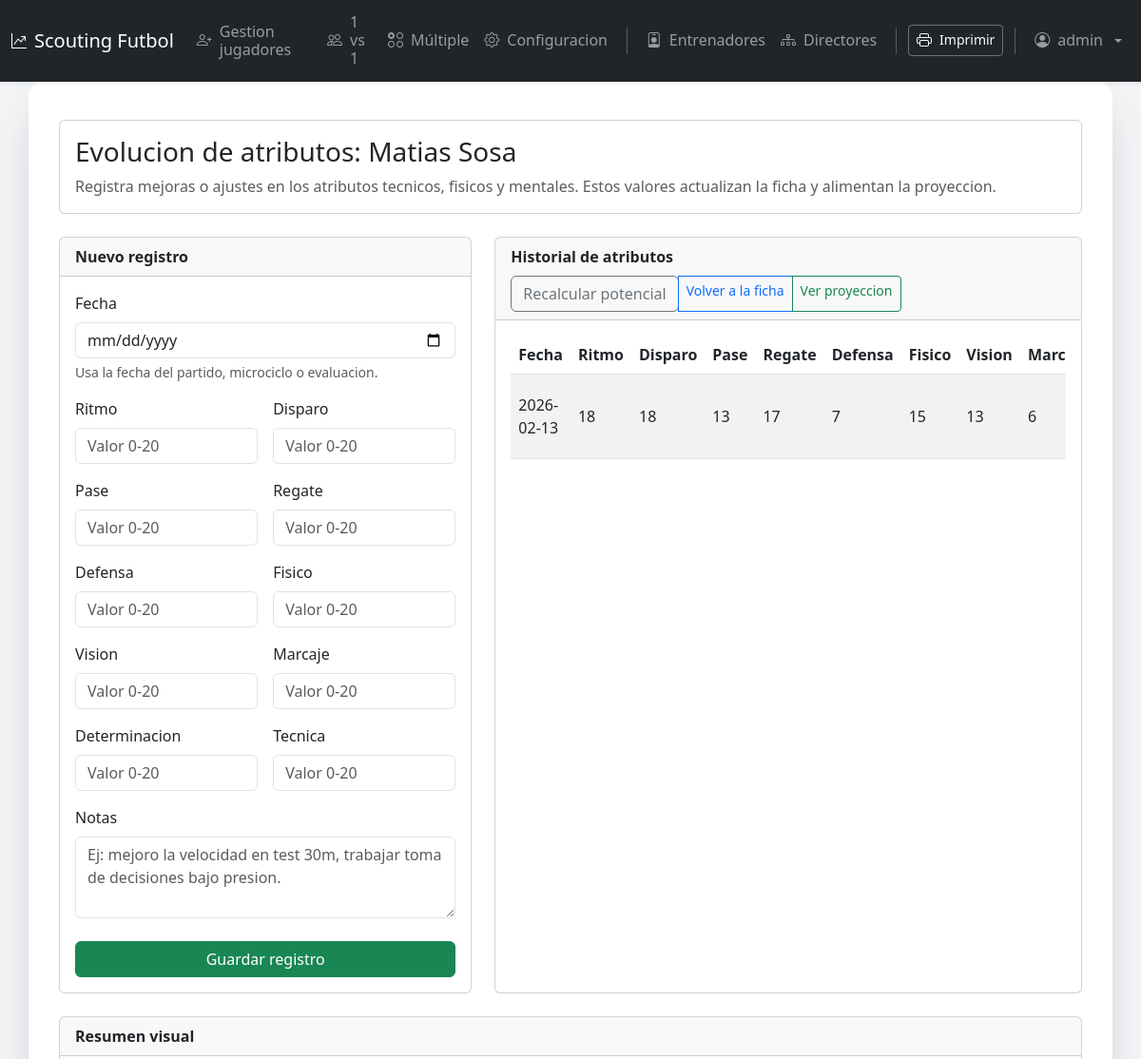
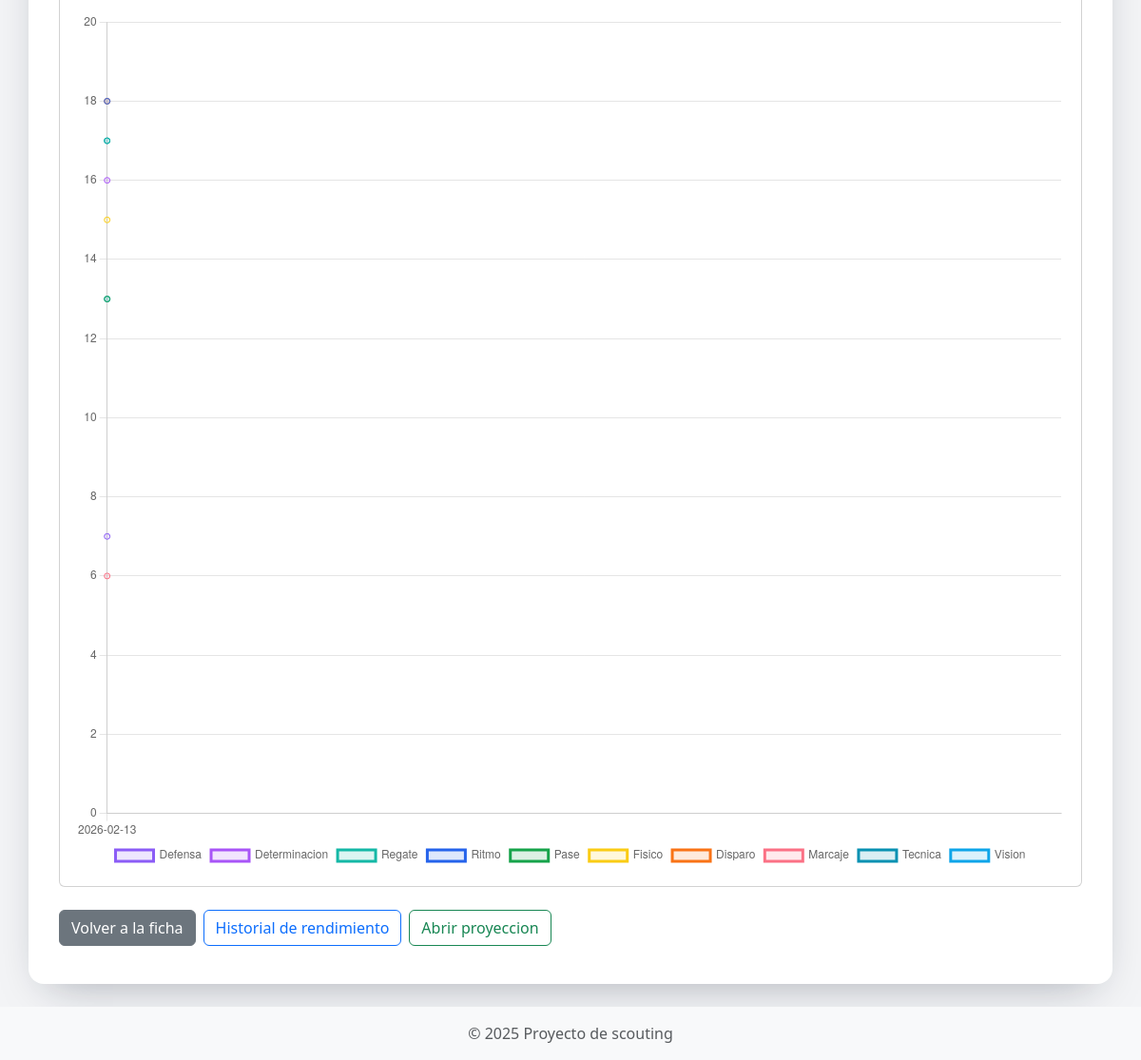
Page /player/30005/attributes (signed in) on the committed database (2 pictures, top to bottom).
### models.py (models this page shows, shortened)
class TimestampMixin:
    created_at = Column(DateTime, nullable=True, default=datetime.utcnow)
    updated_at = Column(DateTime, nullable=True, default=datetime.utcnow, onupdate=datetime.utcnow)

class Player(TimestampMixin, Base):
    __tablename__ = "players"
    id = Column(Integer, primary_key=True)
    name = Column(String, nullable=False)
    national_id = Column(String, unique=True, nullable=True)
    age = Column(Integer, nullable=False)
    position = Column(String, nullable=False)
    club = Column(String, nullable=True)
    country = Column(String, nullable=True)
    photo_url = Column(String, nullable=True)
    pace = Column(Integer, nullable=False)
    shooting = Column(Integer, nullable=False)
    passing = Column(Integer, nullable=False)
    dribbling = Column(Integer, nullable=False)
    defending = Column(Integer, nullable=False)
    physical = Column(Integer, nullable=False)
    vision = Column(Integer, nullable=False)
    tackling = Column(Integer, nullable=False)
    determination = Column(Integer, nullable=False)
    technique = Column(Integer, nullable=False)
    potential_label = Column(Boolean, nullable=False)
    stats = relationship("PlayerStat", back_populates="player", cascade="all, delete-orphan")
    attribute_history = relationship("PlayerAttributeHistory", back_populates="player", cascade="all, delete-orphan")

class PlayerAttributeHistory(TimestampMixin, Base):
    __tablename__ = "player_attribute_history"
    id = Column(Integer, primary_key=True)
    player_id = Column(Integer, ForeignKey("players.id"), nullable=False)
    record_date = Column(Date, nullable=False)
    pace = Column(Integer, nullable=True)
    shooting = Column(Integer, nullable=True)
    passing = Column(Integer, nullable=True)
    dribbling = Column(Integer, nullable=True)
    defending = Column(Integer, nullable=True)
    physical = Column(Integer, nullable=True)
    vision = Column(Integer, nullable=True)
    tackling = Column(Integer, nullable=True)
    determination = Column(Integer, nullable=True)
    technique = Column(Integer, nullable=True)
    notes = Column(Text, nullable=True)
    player = relationship("Player", back_populates="attribute_history")

### app.py (the view, shortened to what this page needs)
@app.route("/player/<int:player_id>/attributes", methods=["GET", "POST"])
@login_required
def player_attributes(player_id: int):
    if request.method == "POST":
        _require_csrf()
        if not can_edit_player_data():
            abort(403)
    db = Session()
    player = db.query(Player).filter(Player.id == player_id).first()
    if not player:
        db.close()
        abort(404)
    history = (db.query(PlayerAttributeHistory)
               .filter(PlayerAttributeHistory.player_id == player_id)
               .order_by(PlayerAttributeHistory.record_date.desc(), PlayerAttributeHistory.id.desc())
               .all())
    ascending_history = list(reversed(history))
    summary = summarize_attribute_history(ascending_history)
    payload = attribute_chart_payload(ascending_history)
    db.close()
    return render_template(
        "player_attributes.html",
        player=player,
        history=history,
        summary=summary,
        attribute_labels=ATTRIBUTE_LABELS,
        payload=payload,
    )

### app.py (called while the page is built)
def _csrf_token() -> str:
    token = session.get("csrf_token")
    if not token:
        token = secrets.token_urlsafe(32)
        session["csrf_token"] = token
    return token

@app.context_processor
def inject_csrf_token():
    return {"csrf_token": _csrf_token()}

@app.context_processor
def navbar_url_helpers():
    def first_url(*endpoints, **values):
        for ep in endpoints:
            try:
                return url_for(ep, **values)
            except Exception:
                continue
        return "#"
    return dict(first_url=first_url)

@app.context_processor
def auth_flags():
    role = current_role()
    return {
        "is_authenticated": bool(session.get("user_id")),
        "current_username": session.get("username", "admin"),
        "current_role": role,
        "current_role_label": role_display_label(role),
        "is_admin": role == "administrador",
        "can_edit_player_data": can_edit_player_data(),
        "can_manage_players": can_manage_players(),
        "can_manage_staff": can_manage_staff(),
        "can_manage_users": can_manage_users(),
    }

def normalize_role(role: Optional[str]) -> str:
    raw = (role or "").strip().lower()
    return ROLE_ALIASES.get(raw, ROLE_SCOUT)

def current_role() -> str:
    return normalize_role(session.get("role"))

def role_display_label(role: Optional[str]) -> str:
    normalized = normalize_role(role)
    return {
        ROLE_ADMIN: "Administrador",
        ROLE_SCOUT: "Scout",
        ROLE_DIRECTOR: "Director",
    }.get(normalized, "Scout")

def has_any_role(*roles: str) -> bool:
    expected = {normalize_role(role) for role in roles}
    return current_role() in expected

def can_edit_player_data() -> bool:
    return bool(session.get("user_id")) and has_any_role(ROLE_ADMIN, ROLE_SCOUT)

def can_manage_players() -> bool:
    return can_edit_player_data()

def can_manage_staff() -> bool:
    return bool(session.get("user_id")) and has_any_role(ROLE_ADMIN)

def can_manage_users() -> bool:
    return bool(session.get("user_id")) and has_any_role(ROLE_ADMIN)

@app.context_processor
def position_labels():
    return {"display_position": display_position_label}

def login_required(view_func: Callable) -> Callable:
    @wraps(view_func)
    def wrapper(*args, **kwargs):
        if not session.get('user_id'):
            return redirect(url_for('login', next=request.url))
        return view_func(*args, **kwargs)
    return wrapper

### templates/player_attributes.html (shortened to what this page needs)
{% extends "base.html" %}
{% block content %}
<div class="card mb-4">
    <div class="card-body">
        <h1 class="h3 mb-2">Evolucion de atributos: {{ player.name }}</h1>
        <p class="text-muted mb-0">
            Registra mejoras o ajustes en los atributos tecnicos, fisicos y mentales. Estos valores actualizan la ficha y alimentan la proyeccion.
        </p>
    </div>
</div>
<div class="row g-4">
    <div class="col-lg-5">
        <div class="card h-100">
            <div class="card-header">{% if can_edit_player_data %}Nuevo registro{% else %}Carga bloqueada para este rol{% endif %}</div>
            <div class="card-body">
                {% if can_edit_player_data %}
                <form method="post">
                    <div class="mb-3">
                        <label class="form-label" for="record_date">Fecha</label>
                        <input type="date" class="form-control" id="record_date" name="record_date" value="{{ request.form.record_date or '' }}" required>
                        <div class="form-text">Usa la fecha del partido, microciclo o evaluacion.</div>
                    </div>
                    <div class="row g-3">
                        {% for field, label in attribute_labels.items() %}
                        <div class="col-6">
                            <label class="form-label">{{ label }}</label>
                            <input type="number" class="form-control" name="{{ field }}" min="0" max="20" placeholder="Valor 0-20">
                        </div>
                        {% endfor %}
                    </div>
                    <div class="mt-3">
                        <label class="form-label">Notas</label>
                        <textarea class="form-control" name="notes" rows=3 placeholder="Ej: mejoro la velocidad en test 30m, trabajar toma de decisiones bajo presion."></textarea>
                    </div>
                    <div class="d-grid mt-4">
                        <button class="btn btn-success" type="submit">Guardar registro</button>
                    </div>
                </form>
                {% else %}
                <p class="text-muted mb-0">El rol director puede consultar la evolución de atributos, pero no cargar cambios ni recalcular potencial.</p>
                {% endif %}
            </div>
        </div>
    </div>
    <div class="col-lg-7">
        <div class="card h-100">
            <div class="card-header d-flex flex-wrap justify-content-between align-items-center gap-2">
                <span>Historial de atributos</span>
                <div class="btn-group btn-group-sm">
                    {% if can_edit_player_data %}
                    <form method="post" class="d-inline">
                        <button class="btn btn-outline-secondary" type="submit">Recalcular potencial</button>
                    </form>
                    {% endif %}
                    <a class="btn btn-outline-primary" href="{{ url_for('player_detail', player_id=player.id) }}">Volver a la ficha</a>
                    <a class="btn btn-outline-success" href="{{ url_for('predict_player', player_id=player.id) }}">Ver proyeccion</a>
                </div>
            </div>
            <div class="card-body">
                {% if history %}
                <div class="table-responsive">
                    <table class="table table-striped table-hover align-middle">
                        <thead>
                            <tr>
                                <th>Fecha</th>
                                {% for field, label in attribute_labels.items() %}
                                <th>{{ label }}</th>
                                {% endfor %}
                            </tr>
                        </thead>
                        <tbody>
                            {% for entry in history %}
                            <tr>
                                <td>{{ entry.record_date.strftime('%Y-%m-%d') if entry.record_date else '-' }}</td>
                                {% for field, label in attribute_labels.items() %}
                                <td>{{ entry|attr(field) if entry|attr(field) is not none else '--' }}</td>
                                {% endfor %}
                            </tr>
                            {% endfor %}
                        </tbody>
                    </table>
                </div>
                {% else %}
                <p class="text-muted mb-0">Aun no se registraron cambios de atributos para este jugador.</p>
                {% endif %}
            </div>
        </div>
    </div>
</div>
<div class="card mt-4">
    <div class="card-header">Resumen visual</div>
    <div class="card-body">
        {% if payload.labels %}
        <canvas id="attributeChart" height="260"></canvas>
        {% else %}
        <p class="text-muted mb-0">Carga al menos dos registros para ver la evolucion en el grafico.</p>
        {% endif %}
    </div>
</div>
<div class="mt-4 d-flex flex-wrap gap-2">
    <a class="btn btn-secondary" href="{{ url_for('player_detail', player_id=player.id) }}">Volver a la ficha</a>
    <a class="btn btn-outline-primary" href="{{ url_for('player_stats', player_id=player.id) }}">{% if can_edit_player_data %}Historial de rendimiento{% else %}Ver historial de rendimiento{% endif %}</a>
    <a class="btn btn-outline-success" href="{{ url_for('predict_player', player_id=player.id) }}">Abrir proyeccion</a>
</div>
{% endblock %}
{% block scripts %}
{% if payload.labels %}
<script>
const attributeCtx = document.getElementById('attributeChart');
if (attributeCtx && window.Chart) {
    const attributeData = {{ payload | tojson }};
    const colors = {
        pace: 'rgba(37, 99, 235, 1)',
        shooting: 'rgba(249, 115, 22, 1)',
        passing: 'rgba(22, 163, 74, 1)',
        dribbling: 'rgba(20, 184, 166, 1)',
        defending: 'rgba(139, 92, 246, 1)',
        physical: 'rgba(250, 204, 21, 1)',
        vision: 'rgba(14, 165, 233, 1)',
        tackling: 'rgba(251, 113, 133, 1)',
        determination: 'rgba(168, 85, 247, 1)',
        technique: 'rgba(8, 145, 178, 1)'
    };
    const datasets = [];
    Object.entries(attributeData.series).forEach(([key, values]) => {
        if (values.some(v => v !== null)) {
            const color = colors[key] || 'rgba(51, 65, 85, 1)';
            datasets.push({
                label: {{ attribute_labels | tojson }}[key] || key,
                data: values,
                borderColor: color,
                backgroundColor: color.replace('1)', '0.15)'),
                tension: 0.2,
                spanGaps: true
            });
        }
    });
    new Chart(attributeCtx, {
        type: 'line',
        data: {
            labels: attributeData.labels,
            datasets: datasets
        },
        options: {
            responsive: true,
            interaction: { mode: 'index', intersect: false },
            scales: {
                y: { suggestedMin: 0, suggestedMax: 20 }
            },
            plugins: {
                legend: { position: 'bottom' }
            }
        }
    });
}
</script>
{% endif %}
{% endblock %}

### static/styles.css (style rules this page uses)
body { background-color: #f3f4f6; font-family: "Segoe UI", Tahoma, Geneva, Verdana, sans-serif; color: #1f2937; }
.card-header { font-weight: 600; }

### rows in the picture
Player: name "Matias Sosa"
PlayerAttributeHistory: record_date "2026-02-13", attribute_labels "18" "18" "13" "17" "7" "15" "13" "6"

### other values in the picture
{{ current_username }} "admin"
{{ label }} "Ritmo" "Disparo" "Pase" "Regate" "Defensa" "Fisico" "Vision" "Marcaje" "Determinacion" "Tecnica"
{{ label }} "Ritmo" "Disparo" "Pase" "Regate" "Defensa" "Fisico" "Vision"
chart data {{ payload | tojson }} {"labels": ["2026-02-13"], "series": {"defending": [7], "determination": [16], "dribbling": [17], "pace": [18], "passing": [13], "physical": [15], "shooting": [18], "tackling": [6], "technique": [17], "vision": [13]}}
